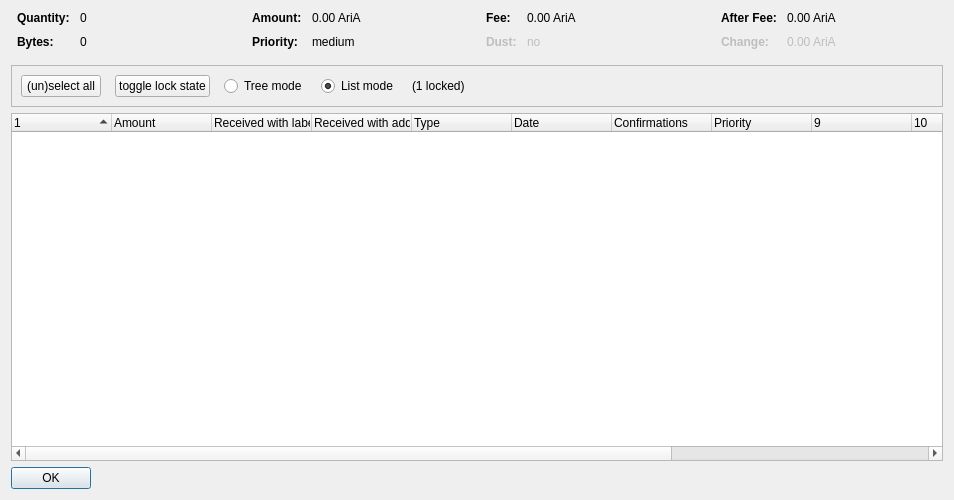
<?xml version="1.0" encoding="UTF-8"?>
<ui version="4.0">
 <class>CoinControlDialog</class>
 <widget class="QDialog" name="CoinControlDialog">
  <property name="geometry">
   <rect>
    <x>0</x>
    <y>0</y>
    <width>954</width>
    <height>500</height>
   </rect>
  </property>
  <property name="windowTitle">
   <string>Coin Selection</string>
  </property>
  <layout class="QVBoxLayout" name="verticalLayout">
   <item>
    <layout class="QHBoxLayout" name="horizontalLayoutTop" stretch="0,0,0,0">
     <property name="topMargin">
      <number>0</number>
     </property>
     <property name="bottomMargin">
      <number>10</number>
     </property>
     <item>
      <layout class="QFormLayout" name="formLayoutCoinControl1">
       <property name="horizontalSpacing">
        <number>10</number>
       </property>
       <property name="verticalSpacing">
        <number>10</number>
       </property>
       <property name="leftMargin">
        <number>6</number>
       </property>
       <property name="rightMargin">
        <number>6</number>
       </property>
       <item row="0" column="0">
        <widget class="QLabel" name="labelCoinControlQuantityText">
         <property name="font">
          <font>
           <weight>75</weight>
           <bold>true</bold>
          </font>
         </property>
         <property name="text">
          <string>Quantity:</string>
         </property>
        </widget>
       </item>
       <item row="0" column="1">
        <widget class="QLabel" name="labelCoinControlQuantity">
         <property name="cursor">
          <cursorShape>IBeamCursor</cursorShape>
         </property>
         <property name="contextMenuPolicy">
          <enum>Qt::ActionsContextMenu</enum>
         </property>
         <property name="text">
          <string notr="true">0</string>
         </property>
         <property name="textInteractionFlags">
          <set>Qt::LinksAccessibleByMouse|Qt::TextSelectableByKeyboard|Qt::TextSelectableByMouse</set>
         </property>
        </widget>
       </item>
       <item row="1" column="0">
        <widget class="QLabel" name="labelCoinControlBytesText">
         <property name="font">
          <font>
           <weight>75</weight>
           <bold>true</bold>
          </font>
         </property>
         <property name="text">
          <string>Bytes:</string>
         </property>
        </widget>
       </item>
       <item row="1" column="1">
        <widget class="QLabel" name="labelCoinControlBytes">
         <property name="cursor">
          <cursorShape>IBeamCursor</cursorShape>
         </property>
         <property name="contextMenuPolicy">
          <enum>Qt::ActionsContextMenu</enum>
         </property>
         <property name="text">
          <string notr="true">0</string>
         </property>
         <property name="textInteractionFlags">
          <set>Qt::LinksAccessibleByMouse|Qt::TextSelectableByKeyboard|Qt::TextSelectableByMouse</set>
         </property>
        </widget>
       </item>
      </layout>
     </item>
     <item>
      <layout class="QFormLayout" name="formLayoutCoinControl2">
       <property name="horizontalSpacing">
        <number>10</number>
       </property>
       <property name="verticalSpacing">
        <number>10</number>
       </property>
       <property name="leftMargin">
        <number>6</number>
       </property>
       <property name="rightMargin">
        <number>6</number>
       </property>
       <item row="0" column="0">
        <widget class="QLabel" name="labelCoinControlAmountText">
         <property name="font">
          <font>
           <weight>75</weight>
           <bold>true</bold>
          </font>
         </property>
         <property name="text">
          <string>Amount:</string>
         </property>
        </widget>
       </item>
       <item row="0" column="1">
        <widget class="QLabel" name="labelCoinControlAmount">
         <property name="cursor">
          <cursorShape>IBeamCursor</cursorShape>
         </property>
         <property name="contextMenuPolicy">
          <enum>Qt::ActionsContextMenu</enum>
         </property>
         <property name="text">
          <string notr="true">0.00 AriA</string>
         </property>
         <property name="textInteractionFlags">
          <set>Qt::LinksAccessibleByMouse|Qt::TextSelectableByKeyboard|Qt::TextSelectableByMouse</set>
         </property>
        </widget>
       </item>
       <item row="1" column="0">
        <widget class="QLabel" name="labelCoinControlPriorityText">
         <property name="font">
          <font>
           <weight>75</weight>
           <bold>true</bold>
          </font>
         </property>
         <property name="text">
          <string>Priority:</string>
         </property>
        </widget>
       </item>
       <item row="1" column="1">
        <widget class="QLabel" name="labelCoinControlPriority">
         <property name="cursor">
          <cursorShape>IBeamCursor</cursorShape>
         </property>
         <property name="contextMenuPolicy">
          <enum>Qt::ActionsContextMenu</enum>
         </property>
         <property name="text">
          <string>medium</string>
         </property>
         <property name="textInteractionFlags">
          <set>Qt::LinksAccessibleByMouse|Qt::TextSelectableByKeyboard|Qt::TextSelectableByMouse</set>
         </property>
        </widget>
       </item>
      </layout>
     </item>
     <item>
      <layout class="QFormLayout" name="formLayoutCoinControl3">
       <property name="horizontalSpacing">
        <number>10</number>
       </property>
       <property name="verticalSpacing">
        <number>10</number>
       </property>
       <property name="leftMargin">
        <number>6</number>
       </property>
       <property name="rightMargin">
        <number>6</number>
       </property>
       <item row="0" column="0">
        <widget class="QLabel" name="labelCoinControlFeeText">
         <property name="font">
          <font>
           <weight>75</weight>
           <bold>true</bold>
          </font>
         </property>
         <property name="text">
          <string>Fee:</string>
         </property>
        </widget>
       </item>
       <item row="0" column="1">
        <widget class="QLabel" name="labelCoinControlFee">
         <property name="cursor">
          <cursorShape>IBeamCursor</cursorShape>
         </property>
         <property name="contextMenuPolicy">
          <enum>Qt::ActionsContextMenu</enum>
         </property>
         <property name="text">
          <string notr="true">0.00 AriA</string>
         </property>
         <property name="textInteractionFlags">
          <set>Qt::LinksAccessibleByMouse|Qt::TextSelectableByKeyboard|Qt::TextSelectableByMouse</set>
         </property>
        </widget>
       </item>
       <item row="1" column="0">
        <widget class="QLabel" name="labelCoinControlLowOutputText">
         <property name="enabled">
          <bool>false</bool>
         </property>
         <property name="font">
          <font>
           <weight>75</weight>
           <bold>true</bold>
          </font>
         </property>
         <property name="text">
          <string>Dust:</string>
         </property>
        </widget>
       </item>
       <item row="1" column="1">
        <widget class="QLabel" name="labelCoinControlLowOutput">
         <property name="enabled">
          <bool>false</bool>
         </property>
         <property name="cursor">
          <cursorShape>IBeamCursor</cursorShape>
         </property>
         <property name="contextMenuPolicy">
          <enum>Qt::ActionsContextMenu</enum>
         </property>
         <property name="text">
          <string>no</string>
         </property>
         <property name="textInteractionFlags">
          <set>Qt::LinksAccessibleByMouse|Qt::TextSelectableByKeyboard|Qt::TextSelectableByMouse</set>
         </property>
        </widget>
       </item>
      </layout>
     </item>
     <item>
      <layout class="QFormLayout" name="formLayoutCoinControl4">
       <property name="horizontalSpacing">
        <number>10</number>
       </property>
       <property name="verticalSpacing">
        <number>10</number>
       </property>
       <property name="leftMargin">
        <number>6</number>
       </property>
       <property name="rightMargin">
        <number>6</number>
       </property>
       <item row="0" column="0">
        <widget class="QLabel" name="labelCoinControlAfterFeeText">
         <property name="font">
          <font>
           <weight>75</weight>
           <bold>true</bold>
          </font>
         </property>
         <property name="text">
          <string>After Fee:</string>
         </property>
        </widget>
       </item>
       <item row="0" column="1">
        <widget class="QLabel" name="labelCoinControlAfterFee">
         <property name="cursor">
          <cursorShape>IBeamCursor</cursorShape>
         </property>
         <property name="contextMenuPolicy">
          <enum>Qt::ActionsContextMenu</enum>
         </property>
         <property name="text">
          <string notr="true">0.00 AriA</string>
         </property>
         <property name="textInteractionFlags">
          <set>Qt::LinksAccessibleByMouse|Qt::TextSelectableByKeyboard|Qt::TextSelectableByMouse</set>
         </property>
        </widget>
       </item>
       <item row="1" column="0">
        <widget class="QLabel" name="labelCoinControlChangeText">
         <property name="enabled">
          <bool>false</bool>
         </property>
         <property name="font">
          <font>
           <weight>75</weight>
           <bold>true</bold>
          </font>
         </property>
         <property name="text">
          <string>Change:</string>
         </property>
        </widget>
       </item>
       <item row="1" column="1">
        <widget class="QLabel" name="labelCoinControlChange">
         <property name="enabled">
          <bool>false</bool>
         </property>
         <property name="cursor">
          <cursorShape>IBeamCursor</cursorShape>
         </property>
         <property name="contextMenuPolicy">
          <enum>Qt::ActionsContextMenu</enum>
         </property>
         <property name="text">
          <string notr="true">0.00 AriA</string>
         </property>
         <property name="textInteractionFlags">
          <set>Qt::LinksAccessibleByMouse|Qt::TextSelectableByKeyboard|Qt::TextSelectableByMouse</set>
         </property>
        </widget>
       </item>
      </layout>
     </item>
    </layout>
   </item>
   <item>
    <widget class="QFrame" name="frame">
     <property name="minimumSize">
      <size>
       <width>0</width>
       <height>40</height>
      </size>
     </property>
     <property name="frameShape">
      <enum>QFrame::StyledPanel</enum>
     </property>
     <property name="frameShadow">
      <enum>QFrame::Sunken</enum>
     </property>
     <layout class="QHBoxLayout" name="horizontalLayout">
      <item>
       <layout class="QHBoxLayout" name="horizontalLayoutPanel" stretch="0,0,0,0,0,0">
        <property name="spacing">
         <number>14</number>
        </property>
        <item>
         <widget class="QPushButton" name="pushButtonSelectAll">
          <property name="sizePolicy">
           <sizepolicy hsizetype="Maximum" vsizetype="Fixed">
            <horstretch>0</horstretch>
            <verstretch>0</verstretch>
           </sizepolicy>
          </property>
          <property name="text">
           <string>(un)select all</string>
          </property>
          <property name="autoDefault">
           <bool>false</bool>
          </property>
         </widget>
        </item>
        <item>
         <widget class="QPushButton" name="pushButtonToggleLock">
          <property name="sizePolicy">
           <sizepolicy hsizetype="Maximum" vsizetype="Fixed">
            <horstretch>0</horstretch>
            <verstretch>0</verstretch>
           </sizepolicy>
          </property>
          <property name="text">
           <string>toggle lock state</string>
          </property>
          <property name="autoDefault">
           <bool>false</bool>
          </property>
         </widget>
        </item>
        <item>
         <widget class="QRadioButton" name="radioTreeMode">
          <property name="sizePolicy">
           <sizepolicy hsizetype="Maximum" vsizetype="Fixed">
            <horstretch>0</horstretch>
            <verstretch>0</verstretch>
           </sizepolicy>
          </property>
          <property name="text">
           <string>Tree mode</string>
          </property>
         </widget>
        </item>
        <item>
         <widget class="QRadioButton" name="radioListMode">
          <property name="sizePolicy">
           <sizepolicy hsizetype="Maximum" vsizetype="Fixed">
            <horstretch>0</horstretch>
            <verstretch>0</verstretch>
           </sizepolicy>
          </property>
          <property name="text">
           <string>List mode</string>
          </property>
          <property name="checked">
           <bool>true</bool>
          </property>
         </widget>
        </item>
        <item>
         <widget class="QLabel" name="labelLocked">
          <property name="text">
           <string>(1 locked)</string>
          </property>
         </widget>
        </item>
        <item>
         <spacer name="horizontalSpacer">
          <property name="orientation">
           <enum>Qt::Horizontal</enum>
          </property>
          <property name="sizeHint" stdset="0">
           <size>
            <width>40</width>
            <height>20</height>
           </size>
          </property>
         </spacer>
        </item>
       </layout>
      </item>
     </layout>
    </widget>
   </item>
   <item>
    <widget class="CoinControlTreeWidget" name="treeWidget">
     <property name="contextMenuPolicy">
      <enum>Qt::CustomContextMenu</enum>
     </property>
     <property name="sortingEnabled">
      <bool>false</bool>
     </property>
     <property name="columnCount">
      <number>13</number>
     </property>
     <attribute name="headerShowSortIndicator" stdset="0">
      <bool>true</bool>
     </attribute>
     <attribute name="headerStretchLastSection">
      <bool>false</bool>
     </attribute>
     <column>
      <property name="text">
       <string/>
      </property>
     </column>
     <column>
      <property name="text">
       <string>Amount</string>
      </property>
     </column>
     <column>
      <property name="text">
       <string>Received with label</string>
      </property>
     </column>
     <column>
      <property name="text">
       <string>Received with address</string>
      </property>
     </column>
     <column>
      <property name="text">
       <string>Type</string>
      </property>
     </column>
     <column>
      <property name="text">
       <string>Date</string>
      </property>
     </column>
     <column>
      <property name="text">
       <string>Confirmations</string>
      </property>
      <property name="toolTip">
       <string>Confirmed</string>
      </property>
     </column>
     <column>
      <property name="text">
       <string>Priority</string>
      </property>
     </column>
     <column>
      <property name="text">
       <string/>
      </property>
     </column>
     <column>
      <property name="text">
       <string/>
      </property>
     </column>
     <column>
      <property name="text">
       <string/>
      </property>
     </column>
     <column>
      <property name="text">
       <string/>
      </property>
     </column>
     <column>
      <property name="text">
       <string/>
      </property>
     </column>
    </widget>
   </item>
   <item>
    <widget class="QDialogButtonBox" name="buttonBox">
     <property name="sizePolicy">
      <sizepolicy hsizetype="Maximum" vsizetype="Fixed">
       <horstretch>0</horstretch>
       <verstretch>0</verstretch>
      </sizepolicy>
     </property>
     <property name="orientation">
      <enum>Qt::Horizontal</enum>
     </property>
     <property name="standardButtons">
      <set>QDialogButtonBox::Ok</set>
     </property>
    </widget>
   </item>
  </layout>
 </widget>
 <customwidgets>
  <customwidget>
   <class>CoinControlTreeWidget</class>
   <extends>QTreeWidget</extends>
   <header>coincontroltreewidget.h</header>
  </customwidget>
 </customwidgets>
 <resources/>
 <connections/>
</ui>
